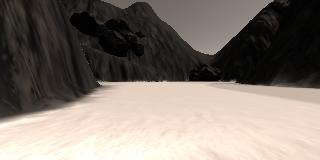
#> input picture sample.jpg, 320 x 160 px
$ python rover_coords.py
#> lines starting #> are read from the running program, lines starting #| are printed output that depends on the picture
### extra_functions.py
import numpy as np
import cv2

# Define color selection criteria
red_threshold = 200
green_threshold = 200
blue_threshold = 175

rgb_threshold = (red_threshold, green_threshold, blue_threshold)

def color_thresh(img, rgb_thresh=(0, 0, 0)):
    ###### TODO:
    # Create an empty array the same size in x and y as the image
    # but just a single channel
    color_select = np.zeros_like(img[:,:,0])
    # Apply the thresholds for RGB and assign 1's
    # where threshold was exceeded
    # Return the single-channel binary image
    for (x, y) in np.ndindex(img.shape[:2]):
        color = np.average(list(map(lambda ch,mask: 0 if ch<=mask else 255, img[x-1,y-1,:], rgb_thresh)))
        color_select[x,y] = color

    return color_select


# Define a box in source (original) and
# destination (desired) coordinates
# Right now source and destination are just
# set to equal the four corners
# of the image so no transform is taking place
# Try experimenting with different values!
source = np.float32([[14, 140],
                 [120, 96],
                 [200, 96],
                 [300, 140]])
destination = np.float32([[140, 150],
                 [140, 120],
                 [170, 120],
                 [170, 150]])

def perspect_transform(img, src, dst):

    # Get transform matrix using cv2.getPerspectivTransform()
    M = cv2.getPerspectiveTransform(src, dst)
    # Warp image using cv2.warpPerspective()
    # keep same size as input image
    warped = cv2.warpPerspective(img, M, (img.shape[1], img.shape[0]))
    # Return the result
    return warped

# [13 lines left out: function rover_coords, not called in this run]

### rover_coords.py
import matplotlib.pyplot as plt
import matplotlib.image as mpimg
import numpy as np
import cv2
from extra_functions import color_thresh, perspect_transform, rgb_threshold, source, destination

# Read in the sample image
image = mpimg.imread('sample.jpg')
#> image is the input picture: shape (160, 320, 3); mean R, G, B 128.4, 119, 110.8

def rover_coords(binary_img):
    # TODO: fill in this function to
    # Calculate pixel positions with reference to the rover
    # position being at the center bottom of the image.

    ypos, xpos = binary_img.nonzero()

    # Calculate pixel positions with reference to the rover position being at the
    # center bottom of the image.
    x_pixel = -(ypos - binary_img.shape[0])
    y_pixel = -(xpos - binary_img.shape[1]/2)

    return x_pixel, y_pixel

# Perform warping and color thresholding
warped = perspect_transform(image, source, destination)
#> in perspect_transform, `warped = cv2.warpPerspective(img, M, (img.shape[1], img.shape[0]))`:
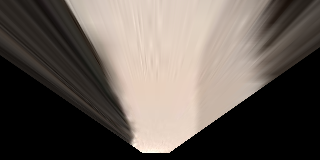
#> warped: shape (160, 320, 3); mean R, G, B 99.5, 90.9, 84.2
colorsel = color_thresh(warped, rgb_threshold)
#> after the loop in color_thresh, `for (x, y) in np.ndindex(img.shape[:2]):`:
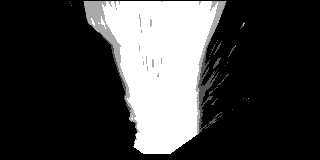
#> color_select: shape (160, 320); min 0, max 255, mean 64.5

# Extract x and y positions of navigable terrain pixels
# and convert to rover coordinates
xpix, ypix = rover_coords(colorsel)
#> in rover_coords, `ypos, xpos = binary_img.nonzero()`: ypos = 14022 values from 1 to 153; xpos = 14022 values, max 248 at index 10482, min 69 at index 0, mean 160.5
#> in rover_coords, `x_pixel = -(ypos - binary_img.shape[0])`: x_pixel = 14022 values, max 159 at index 0, min 7 at index 13994, mean 95.83
#> in rover_coords, `y_pixel = -(xpos - binary_img.shape[1]/2)`: y_pixel = 14022 values, max 91 at index 0, min -88 at index 10482, mean -0.528
#> xpix has the same summary as x_pixel in rover_coords; ypix has the same summary as y_pixel in rover_coords

# Plot the map in rover-centric coords
fig = plt.figure(figsize=(5, 7.5))
plt.plot(xpix, ypix, '.')
plt.ylim(-160, 160)
plt.xlim(0, 160)
plt.title('Rover-Centric Map', fontsize=20)
plt.show() # Uncomment if running on your local machine
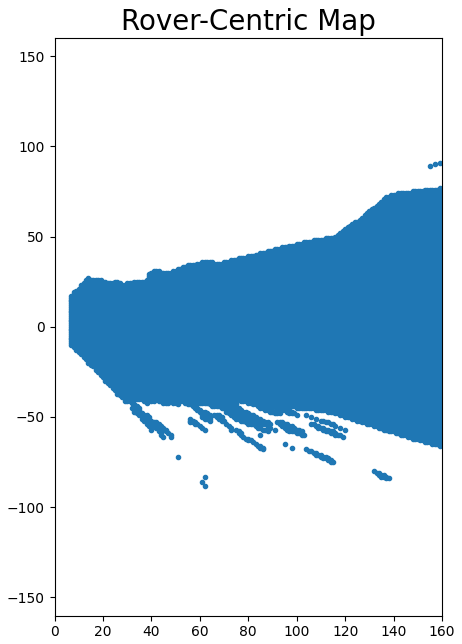
#> figure drawn by matplotlib, 1 panel

$ run again, with angle_example.jpg copied over sample.jpg
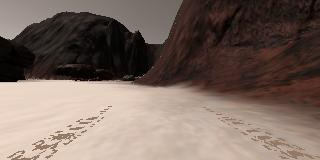
#> input picture angle_example.jpg, 320 x 160 px
#> image is the input picture: shape (160, 320, 3); mean R, G, B 121.3, 104.9, 96.2
#> after the loop in color_thresh, `for (x, y) in np.ndindex(img.shape[:2]):`:
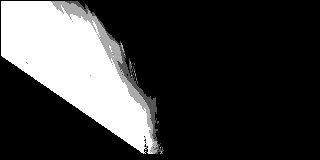
#> color_select: shape (160, 320); min 0, max 255, mean 60.3
#> ypos = 13097 values from 1 to 153; xpos = 13097 values, max 163 at index 13043, min 1 at index 0, mean 79.2
#> x_pixel = 13097 values, max 159 at index 0, min 7 at index 13081, mean 94.62
#> y_pixel = 13097 values, max 159 at index 0, min -3 at index 13043, mean 80.8
#> xpix has the same summary as x_pixel in rover_coords; ypix has the same summary as y_pixel in rover_coords
#> `plt.show()`:
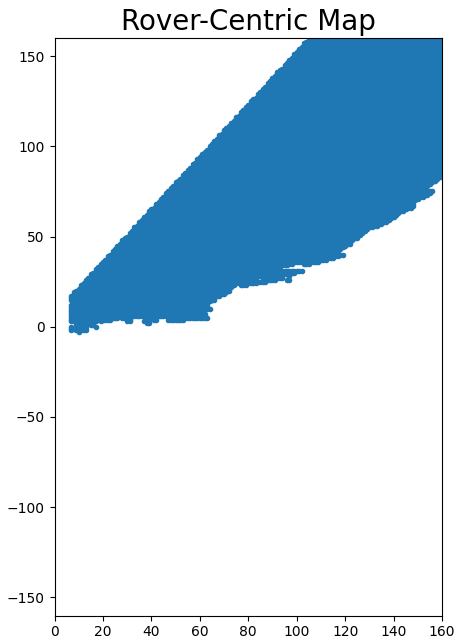
#> figure drawn by matplotlib, 1 panel

$ run again, with example_grid1.jpg copied over sample.jpg
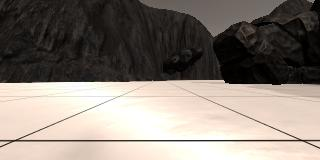
#> input picture example_grid1.jpg, 320 x 160 px
#> image is the input picture: shape (160, 320, 3); mean R, G, B 135.1, 126.3, 118.3
#> in perspect_transform, `warped = cv2.warpPerspective(img, M, (img.shape[1], img.shape[0]))`:
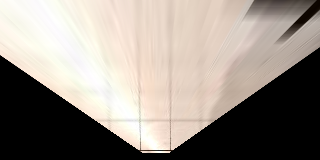
#> warped: shape (160, 320, 3); mean R, G, B 150, 141.6, 133.5
#> `plt.show()`:
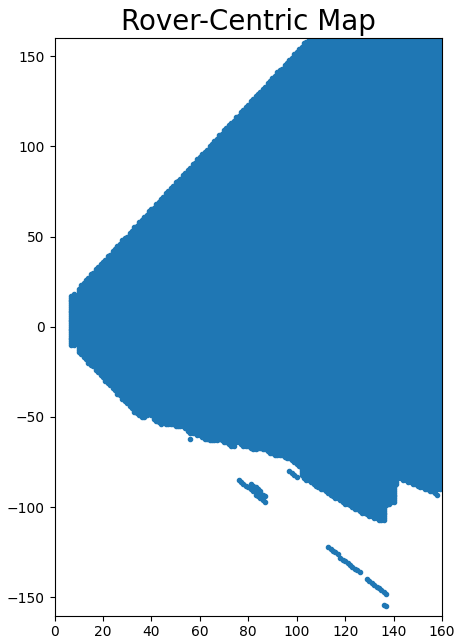
#> figure drawn by matplotlib, 1 panel
